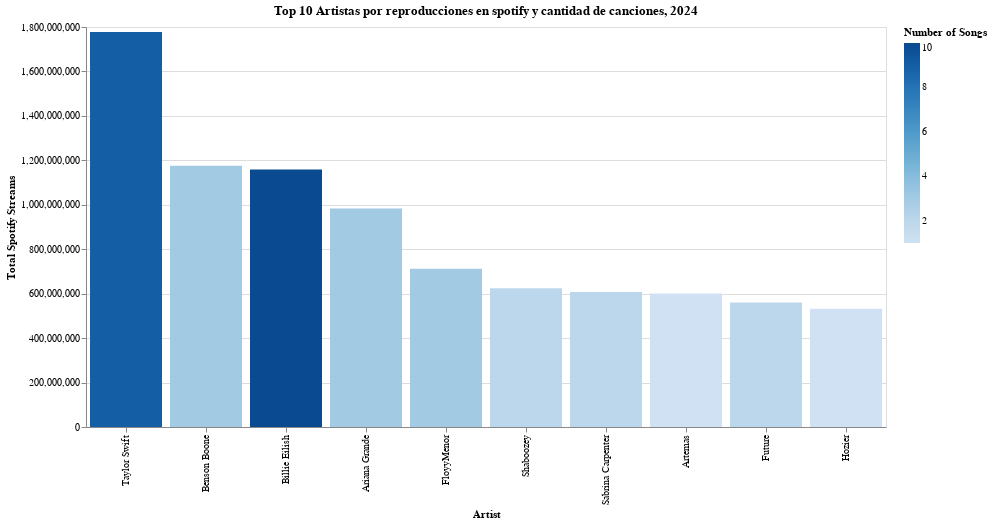

Notebook code for this chart:
### Code cell
# Filtrar los 10 artistas con más streams
top_10_artists = df_2024.groupby('artist', as_index=False).agg(
    total_streams=('spotify_streams', 'sum'),
    song_count=('track', 'count')  # Contar el número de canciones por artista
).nlargest(10, 'total_streams')  # Seleccionar los 15 artistas con más streams

# Crear el gráfico
mark_bar_artists = alt.Chart(top_10_artists).mark_bar().encode(
    x=alt.X('artist:N', sort='-y', title='Artist'),  # Ordenar por total de streams
    y=alt.Y('total_streams:Q', title='Total Spotify Streams'),
    color=alt.Color('song_count:Q', title='Number of Songs'),  # Color basado en la cantidad de canciones
    tooltip=['artist', 'total_streams', 'song_count']  # Incluir artista, streams y número de canciones en el tooltip
).properties(
    title='Top 10 Artistas por reproducciones en spotify y cantidad de canciones, 2024',
    width=800,
    height=400
).interactive()

mark_bar_artists

### Figure 1 — Vega-Lite specification as saved in the notebook (floating-point values rounded to 4 significant figures)
{"config": {"view": {"continuousWidth": 400, "continuousHeight": 300}}, "data": {"name": "data-886de247d90666492b2a9bb5aaf2db8a"}, "mark": "bar", "encoding": {"color": {"field": "song_count", "title": "Number of Songs", "type": "quantitative"}, "tooltip": [{"field": "artist", "type": "nominal"}, {"field": "total_streams", "type": "quantitative"}, {"field": "song_count", "type": "quantitative"}], "x": {"field": "artist", "sort": "-y", "title": "Artist", "type": "nominal"}, "y": {"field": "total_streams", "title": "Total Spotify Streams", "type": "quantitative"}}, "height": 400, "selection": {"selector017": {"type": "interval", "bind": "scales", "encodings": ["x", "y"]}}, "title": "Top 10 Artistas por reproducciones en spotify y cantidad de canciones, 2024", "width": 800, "$schema": "https://vega.github.io/schema/vega-lite/v4.17.0.json", "datasets": {"data-886de247d90666492b2a9bb5aaf2db8a": [{"artist": "Taylor Swift", "total_streams": 1777980550, "song_count": 9}, {"artist": "Benson Boone", "total_streams": 1175778682, "song_count": 3}, {"artist": "Billie Eilish", "total_streams": 1158628017, "song_count": 10}, {"artist": "Ariana Grande", "total_streams": 982791211, "song_count": 3}, {"artist": "FloyyMenor", "total_streams": 712195913, "song_count": 3}, {"artist": "Shaboozey", "total_streams": 623857044, "song_count": 2}, {"artist": "Sabrina Carpenter", "total_streams": 607197312, "song_count": 2}, {"artist": "Artemas", "total_streams": 601309283, "song_count": 1}, {"artist": "Future", "total_streams": 560393124, "song_count": 2}, {"artist": "Hozier", "total_streams": 532012790, "song_count": 1}]}}
